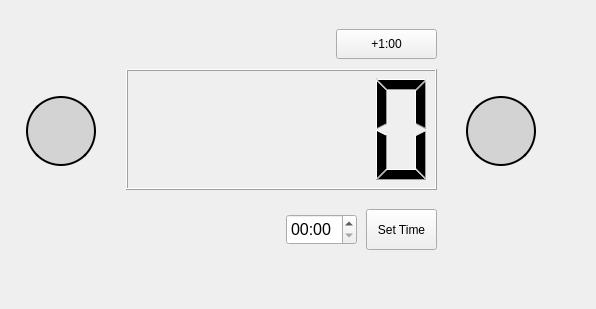
<?xml version="1.0" encoding="UTF-8"?>
<ui version="4.0">
 <class>DisplayWidget</class>
 <widget class="QWidget" name="DisplayWidget">
  <property name="geometry">
   <rect>
    <x>0</x>
    <y>0</y>
    <width>596</width>
    <height>309</height>
   </rect>
  </property>
  <property name="windowTitle">
   <string>Form</string>
  </property>
  <widget class="QWidget" name="Widget" native="true">
   <property name="geometry">
    <rect>
     <x>6</x>
     <y>19</y>
     <width>561</width>
     <height>271</height>
    </rect>
   </property>
   <property name="toolTip">
    <string/>
   </property>
   <widget class="QLCDNumber" name="timer_lcd_screen">
    <property name="geometry">
     <rect>
      <x>120</x>
      <y>50</y>
      <width>311</width>
      <height>121</height>
     </rect>
    </property>
    <property name="focusPolicy">
     <enum>Qt::ClickFocus</enum>
    </property>
    <property name="digitCount">
     <number>5</number>
    </property>
    <property name="intValue" stdset="0">
     <number>0</number>
    </property>
   </widget>
   <widget class="QPushButton" name="play_timer_button">
    <property name="geometry">
     <rect>
      <x>460</x>
      <y>77</y>
      <width>70</width>
      <height>70</height>
     </rect>
    </property>
    <property name="styleSheet">
     <string notr="true">QPushButton {
    border: 2px solid black;
    border-radius: 35px;
    border-style: outset;
    background: lightGray;
    padding: 5px;
    }

QPushButton:hover {
    background: qradialgradient(
        cx: 0.3, cy: -0.4, fx: 0.3, fy: -0.4,
        radius: 1.35, stop: 0 #fff, stop: 1 #bbb
        );
    }

QPushButton:pressed {
    border-style: inset;
    background: qradialgradient(
        cx: 0.4, cy: -0.1, fx: 0.4, fy: -0.1,
        radius: 1.35, stop: 0 #fff, stop: 1 #ddd
        );
    }</string>
    </property>
    <property name="text">
     <string/>
    </property>
    <property name="icon">
     <iconset resource="resource.qrc">
      <normaloff>:/images/play.png</normaloff>
      <normalon>:/images/pause.png</normalon>:/images/play.png</iconset>
    </property>
    <property name="iconSize">
     <size>
      <width>40</width>
      <height>40</height>
     </size>
    </property>
    <property name="checkable">
     <bool>true</bool>
    </property>
   </widget>
   <widget class="QPushButton" name="repeat_timer_button">
    <property name="geometry">
     <rect>
      <x>20</x>
      <y>77</y>
      <width>70</width>
      <height>70</height>
     </rect>
    </property>
    <property name="styleSheet">
     <string notr="true">QPushButton {
    border: 2px solid black;
    border-radius: 35px;
    border-style: outset;
    background: lightGray;
    padding: 5px;
    }

QPushButton:hover {
    background: qradialgradient(
        cx: 0.3, cy: -0.4, fx: 0.3, fy: -0.4,
        radius: 1.35, stop: 0 #fff, stop: 1 #bbb
        );
    }

QPushButton:pressed {
    border-style: inset;
    background: qradialgradient(
        cx: 0.4, cy: -0.1, fx: 0.4, fy: -0.1,
        radius: 1.35, stop: 0 #fff, stop: 1 #ddd
        );
    }</string>
    </property>
    <property name="text">
     <string/>
    </property>
    <property name="icon">
     <iconset resource="resource.qrc">
      <normaloff>:/images/repeat.png</normaloff>:/images/repeat.png</iconset>
    </property>
    <property name="iconSize">
     <size>
      <width>40</width>
      <height>40</height>
     </size>
    </property>
   </widget>
   <widget class="QPushButton" name="plus_one_button">
    <property name="geometry">
     <rect>
      <x>330</x>
      <y>10</y>
      <width>101</width>
      <height>30</height>
     </rect>
    </property>
    <property name="text">
     <string>+1:00</string>
    </property>
   </widget>
   <widget class="QPushButton" name="set_time_button">
    <property name="geometry">
     <rect>
      <x>360</x>
      <y>190</y>
      <width>71</width>
      <height>41</height>
     </rect>
    </property>
    <property name="text">
     <string>Set Time</string>
    </property>
   </widget>
   <widget class="QTimeEdit" name="input_time_box">
    <property name="geometry">
     <rect>
      <x>280</x>
      <y>195</y>
      <width>71</width>
      <height>31</height>
     </rect>
    </property>
    <property name="font">
     <font>
      <pointsize>12</pointsize>
     </font>
    </property>
    <property name="toolTip">
     <string extracomment="Enter time (hh:mm format)"/>
    </property>
    <property name="currentSection">
     <enum>QDateTimeEdit::HourSection</enum>
    </property>
    <property name="displayFormat">
     <string>hh:mm</string>
    </property>
    <property name="time">
     <time>
      <hour>0</hour>
      <minute>0</minute>
      <second>0</second>
     </time>
    </property>
   </widget>
  </widget>
 </widget>
 <resources>
  <include location="resource.qrc"/>
 </resources>
 <connections/>
</ui>
